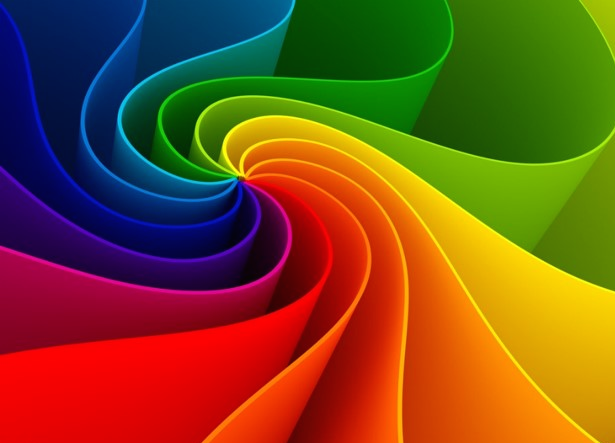
#> input picture opencv/Ex_Files_OpenCV_Python_Dev/Ch02/02_05 End/rgb1.png, 615 x 443 px
$ python 02_05.py
#> lines starting #> are read from the running program, lines starting #| are printed output that depends on the picture
import numpy as np
import cv2

color = cv2.imread("rgb1.png",1)
#> color is the input picture: shape (443, 615, 3); mean B, G, R 28.6, 76.7, 120.6

gray = cv2.cvtColor(color, cv2.COLOR_RGB2GRAY)
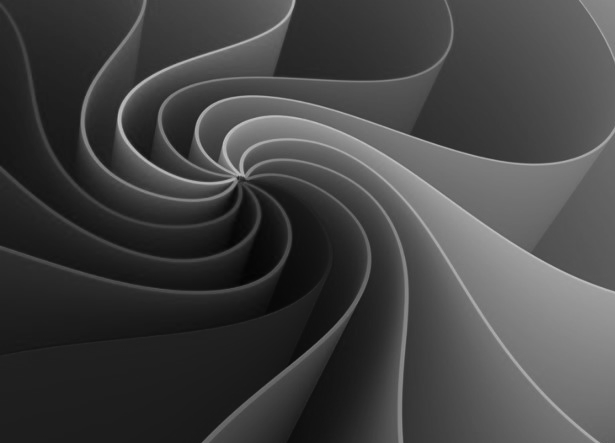
#> gray: shape (443, 615); min 4, max 196, mean 67.3
cv2.imwrite("circ.jpg",gray)

b = color[:,:,0]
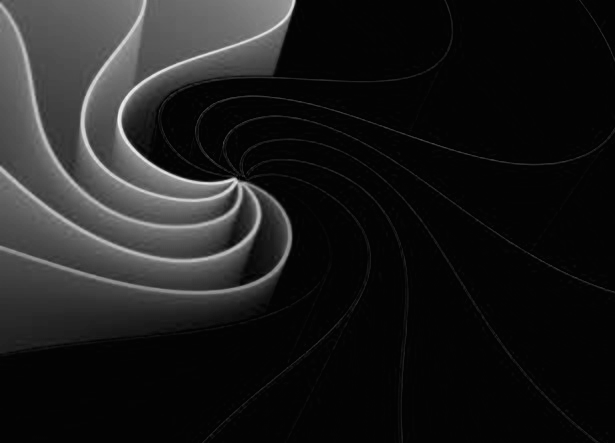
#> b: shape (443, 615); min 3, max 239, mean 28.6
g = color[:,:,1]
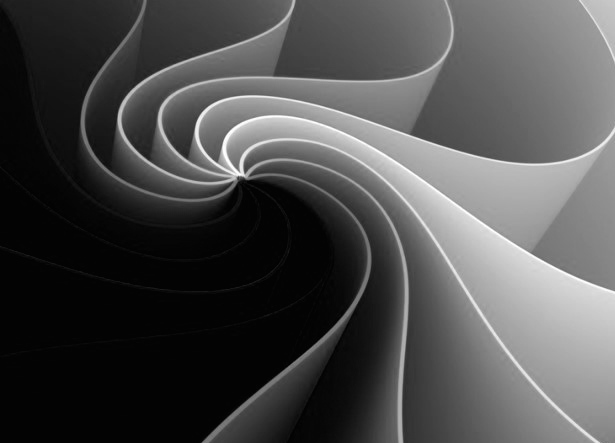
#> g: shape (443, 615); min 3, max 255, mean 76.7
r = color[:,:,2]
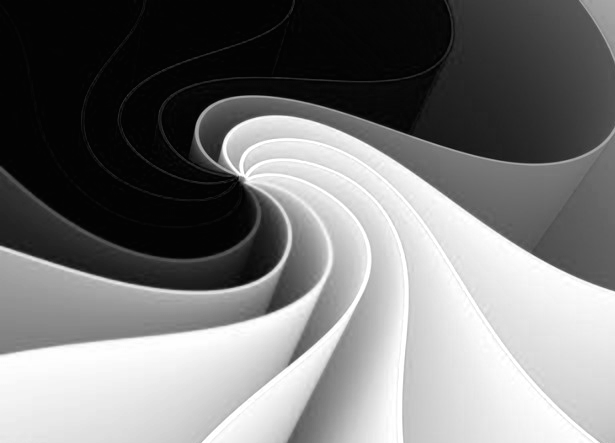
#> r: shape (443, 615); min 3, max 255, mean 120.6

rgba = cv2.merge((b,g,r,g))
cv2.imwrite("circ_g.png",rgba)

$ run again, with opencv/Ex_Files_OpenCV_Python_Dev/Ch02/02_05 End/hari.png copied over opencv/Ex_Files_OpenCV_Python_Dev/Ch02/02_05 End/rgb1.png
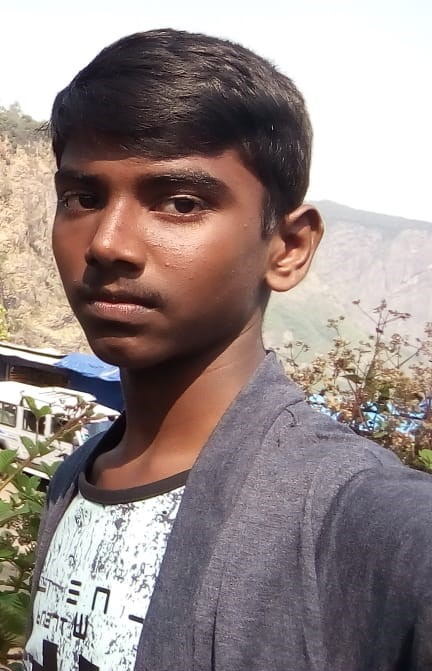
#> input picture opencv/Ex_Files_OpenCV_Python_Dev/Ch02/02_05 End/hari.png, 432 x 671 px
#> color is the input picture: shape (671, 432, 3); mean B, G, R 135.1, 137.7, 151
#> `b = color[:,:,0]`:
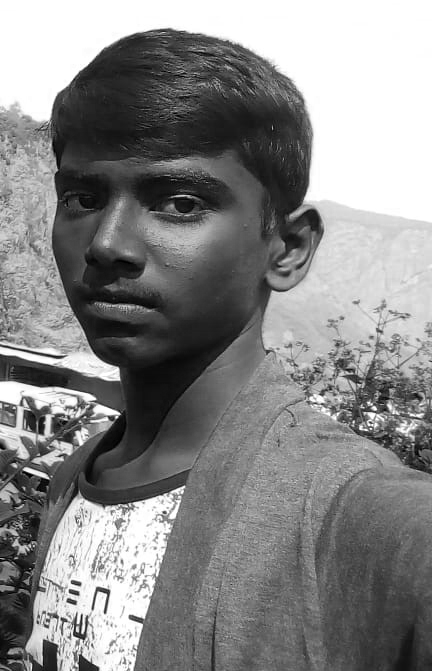
#> b: shape (671, 432); min 0, max 255, mean 135.1
#> `r = color[:,:,2]`:
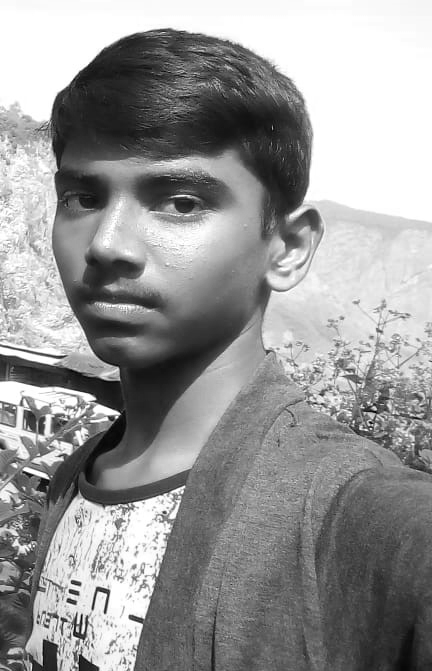
#> r: shape (671, 432); min 0, max 255, mean 151
